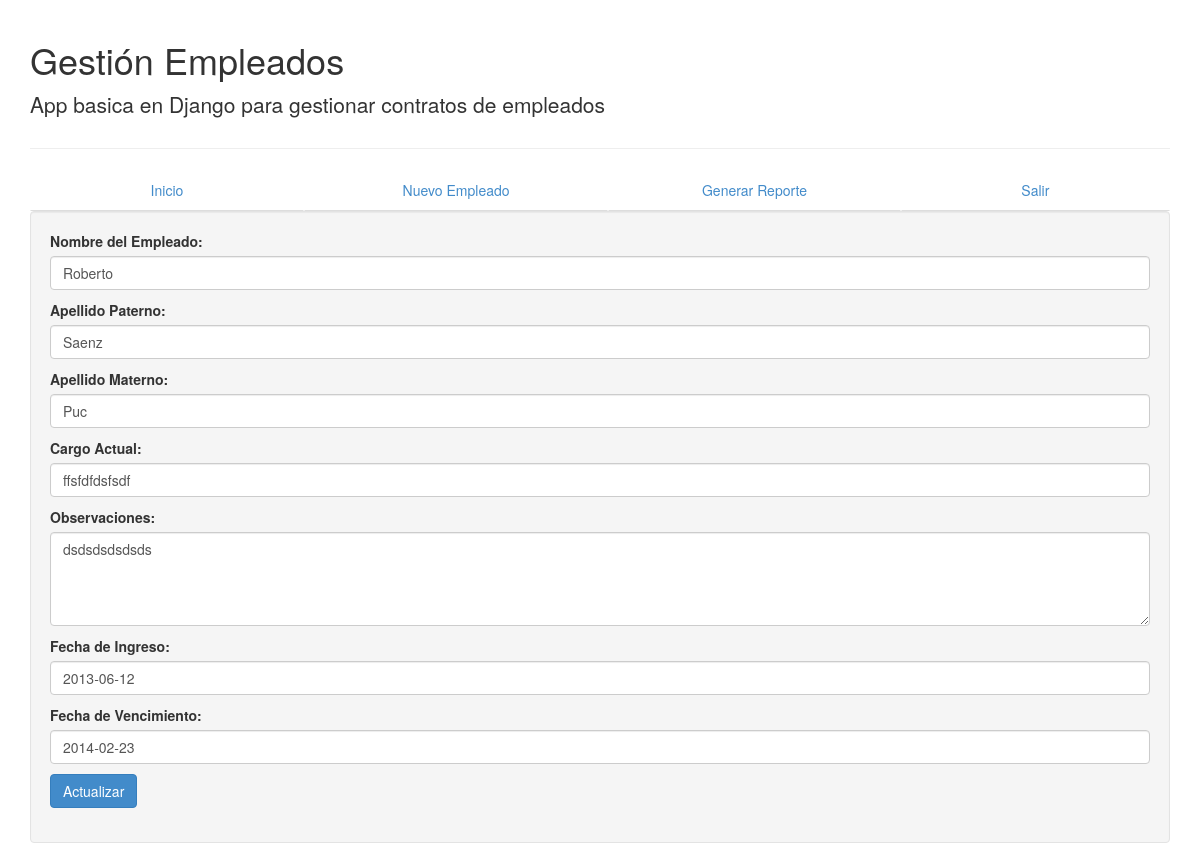
The app's page /empleados/editar/1/ (signed in) with its own data.
### empleados/apps/empleados/models.py (models this page shows, shortened)
class Empleado (models.Model):
    nombre = models.CharField ('Nombre del Empleado:',max_length = 50)
    apellido_paterno = models.CharField ('Apellido Paterno:',max_length=50)
    apellido_materno = models.CharField ('Apellido Materno:',max_length=50)
    cargo = models.CharField ('Cargo Actual:',max_length=1000)
    observaciones = models.CharField('Observaciones:',max_length=1000)
    fecha_ingreso = models.DateField ('Fecha de Ingreso:')
    fecha_fin = models.DateField ('Fecha de Vencimiento:')
    vencido = models.BooleanField(default=True)

### empleados/apps/empleados/views.py (the view)
@login_required(login_url='/login')
def editar_empleado (request, id_empleado):
    empleado = Empleado.objects.get(pk=id_empleado)
    if request.method == "POST":
        formedit = EditarEmpleado(request.POST, instance=empleado)
        if formedit.is_valid():
            formedit.save()
            return HttpResponseRedirect('/')
    formedit = EditarEmpleado(instance=empleado)
    return render_to_response('empleados/editar.html',{'formempleado' : formedit}, context_instance=RequestContext(request))

### empleados/apps/empleados/forms.py
class EditarEmpleado (NuevoEmpleado):
    pass

### templates/empleados/editar.html (shortened to what this page needs)
{%extends 'base.html'%}
{%block contenido%}
<form class="well" action = " " method = "POST">
    <div class="form-group">
        {{formempleado.as_p}}
        <button type="submit" class="btn btn-primary">Actualizar</button>
    </div>
</form>
{%endblock contenido%}

### records on screen
Empleado: nombre "Roberto", apellido_paterno "Saenz", apellido_materno "Puc", cargo "ffsfdfdsfsdf", observaciones "dsdsdsdsdsds", fecha_ingreso "2013-06-12", fecha_fin "2014-02-23"
